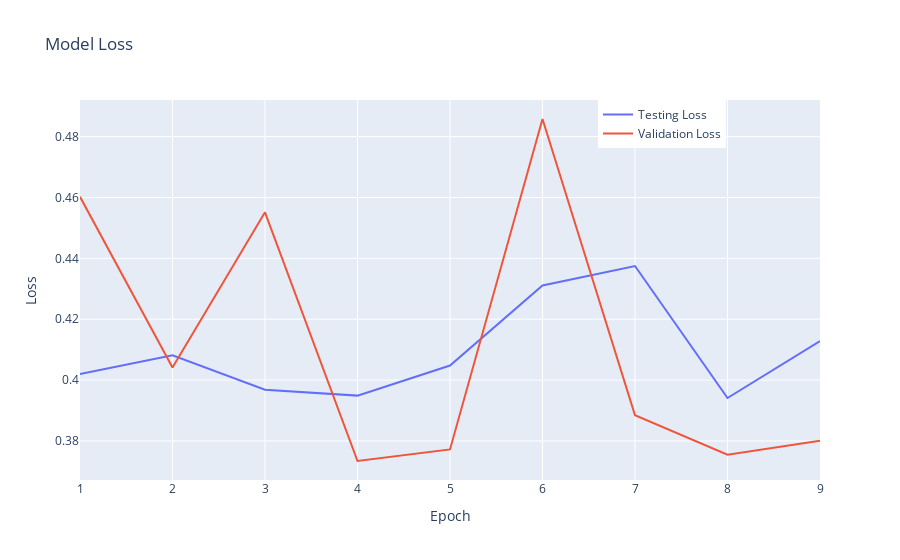

Notebook source saved alongside this figure:
### Code cell
import plotly.graph_objects as go

# Membuat trace untuk training loss
trace_train = go.Scatter(
    x=list(range(1, len(history.history['loss']) + 1)),
    y=history.history['loss'],
    mode='lines',
    name='Testing Loss'
)

# Membuat trace untuk validation loss
trace_val = go.Scatter(
    x=list(range(1, len(history.history['val_loss']) + 1)),
    y=history.history['val_loss'],
    mode='lines',
    name='Validation Loss'
)

# Menggabungkan trace dalam data
data = [trace_train, trace_val]

# Membuat layout
layout = go.Layout(
    title='Model Loss',
    xaxis=dict(title='Epoch'),
    yaxis=dict(title='Loss'),
    legend=dict(x=0.7, y=1)
)

# Membuat figure
fig = go.Figure(data=data, layout=layout)

# Menampilkan plot
fig.show()

### Figure 1 — Plotly figure (JSON) as saved in the notebook; plotly's stock layout.template omitted (floating-point values rounded to 4 significant figures)
{"data": [{"mode": "lines", "name": "Testing Loss", "type": "scatter", "x": [1, 2, 3, 4, 5, 6, 7, 8, 9], "y": [0.402, 0.4082, 0.3968, 0.3949, 0.4048, 0.4311, 0.4375, 0.3941, 0.4128]}, {"mode": "lines", "name": "Validation Loss", "type": "scatter", "x": [1, 2, 3, 4, 5, 6, 7, 8, 9], "y": [0.4602, 0.4042, 0.4551, 0.3734, 0.3772, 0.4858, 0.3884, 0.3755, 0.3801]}], "layout": {"legend": {"x": 0.7, "y": 1}, "title": {"text": "Model Loss"}, "xaxis": {"title": {"text": "Epoch"}}, "yaxis": {"title": {"text": "Loss"}}}}
